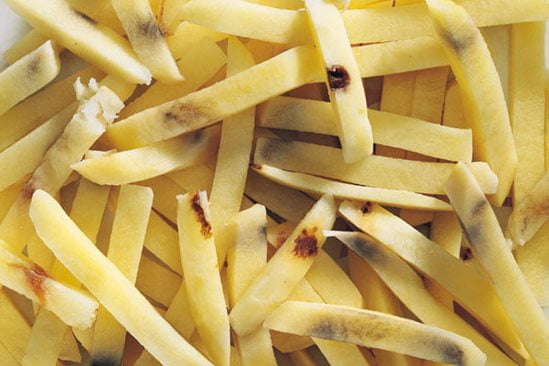
#> input picture fry_set_test1.jpg, 549 x 366 px, given in place of the camera
$ jupyter execute SobelEdgeDetector.ipynb   (older library calls are emulated)
#> lines starting #> are read from the running program, lines starting #| are printed output that depends on the picture
[cell 1]
import cv2
import numpy as np

window_name = ('Sobel Demo - Simple Edge Detector')
scale = 1
delta = 0
"""
The depth of the output image: CV_16S to avoid overflow.
The cv2.CV_64F option is there to experiment with later """
ddepth16 = cv2.CV_16S
ddepth64 = cv2.CV_64F

cap = cv2.VideoCapture(0)

while(1):
    _, frame = cap.read()
#> frame is the input picture: shape (366, 549, 3); mean B, G, R 91.2, 162.5, 193.1

    """GaussianBlur calibration, noise issue compression"""
    frame = cv2.GaussianBlur(frame, (3, 3), 0, cv2.BORDER_DEFAULT);

    # Convert to HSV for simpler calculations
    hsv = cv2.cvtColor(frame, cv2.COLOR_BGR2HSV)
#> hsv: shape (366, 549, 3); mean H, S, V 20.9, 138.5, 193.1

    # Calculation of Sobelx, note kernel=3 which will introduce inaccuracies
    sobelx = cv2.Sobel(frame, ddepth16, 1,0, ksize=3, scale=scale, delta=delta, borderType=cv2.BORDER_DEFAULT)
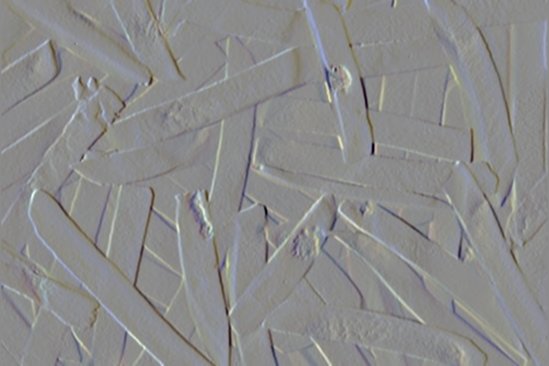
#> sobelx: shape (366, 549, 3) int16; mean B, G, R 0, 0, 0; drawn with min black and max white

    # Calculation of Sobely, note kernel=3 which will introduce inaccuracies
    sobely = cv2.Sobel(frame, ddepth16, 0,1, ksize=3, scale=scale, delta=delta, borderType=cv2.BORDER_DEFAULT)
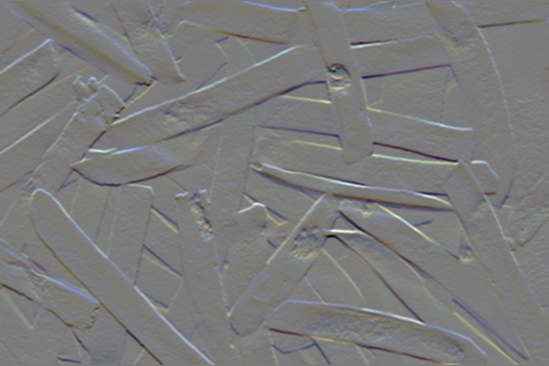
#> sobely: shape (366, 549, 3) int16; mean B, G, R -1, -1.5, -1.3; drawn with min black and max white

    abs_grad_x = cv2.convertScaleAbs(sobelx)
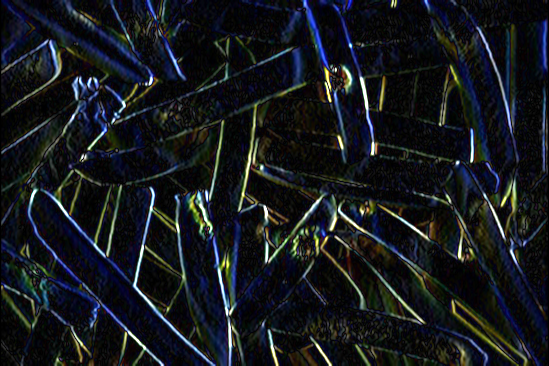
#> abs_grad_x: shape (366, 549, 3); mean B, G, R 29.9, 25.8, 22.5
    abs_grad_y = cv2.convertScaleAbs(sobely)
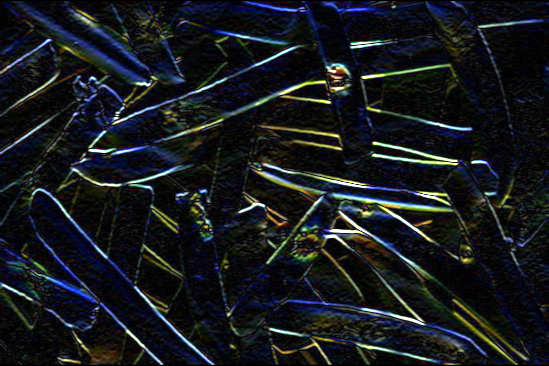
#> abs_grad_y: shape (366, 549, 3); mean B, G, R 31.2, 27.3, 23.9
    grad = cv2.addWeighted(abs_grad_x, 0.5, abs_grad_y, 0.5, 0)
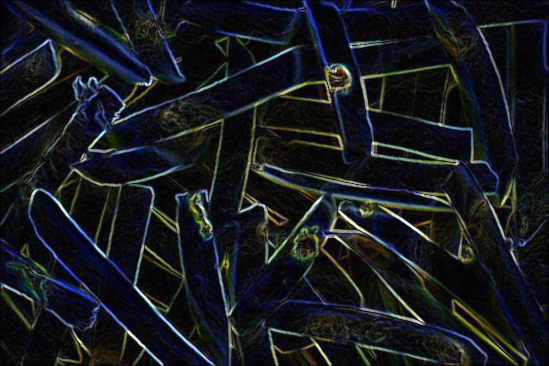
#> grad: shape (366, 549, 3); mean B, G, R 30.6, 26.5, 23.2

    cv2.imshow(window_name, grad)
    #cv2.waitKey(0)

    """Press ESC to end"""
    k = cv2.waitKey(5) & 0xFF
#> (key Esc is pressed here)
    if k == 27:
        break

cv2.destroyAllWindows()
cap.release()

$ run again, on fry_set_train1.jpg
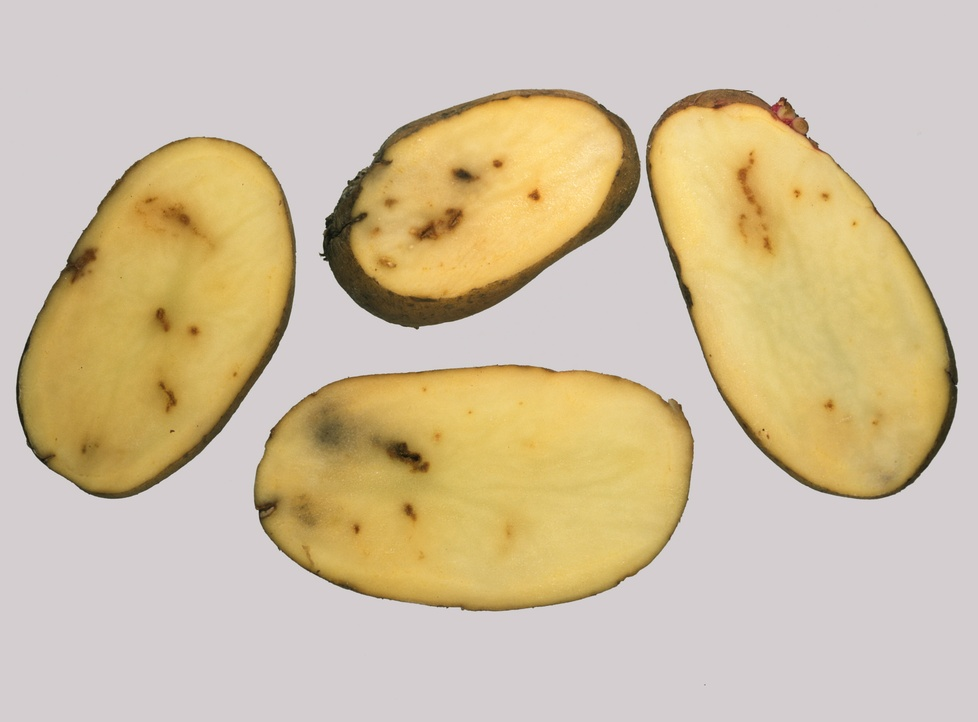
#> input picture fry_set_train1.jpg, 978 x 722 px, shrunk from 2500 x 1846 before the run, given in place of the camera
#> frame is the input picture: shape (722, 978, 3); mean B, G, R 159.6, 190.6, 207.4
#> hsv: shape (722, 978, 3); mean H, S, V 104, 61.9, 207.5
#> `sobely = cv2.Sobel(frame, ddepth16, 0,1, ksize=3, scale=scale, delta=d..`:
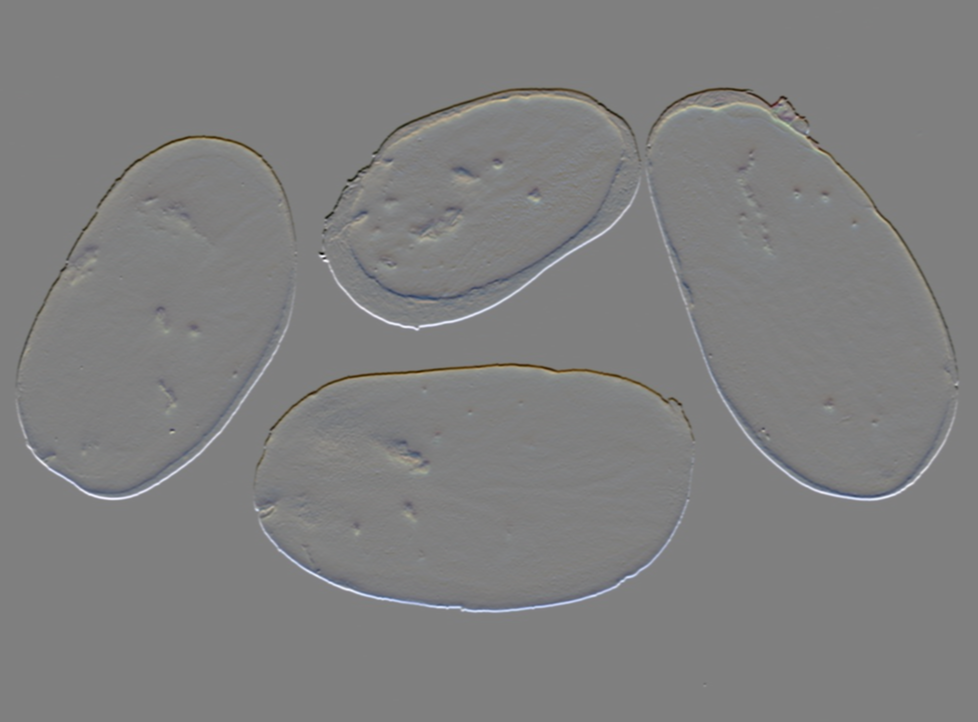
#> sobely: shape (722, 978, 3) int16; mean B, G, R 0, 0, 0; drawn with min black and max white
#> `grad = cv2.addWeighted(abs_grad_x, 0.5, abs_grad_y, 0.5, 0)`:
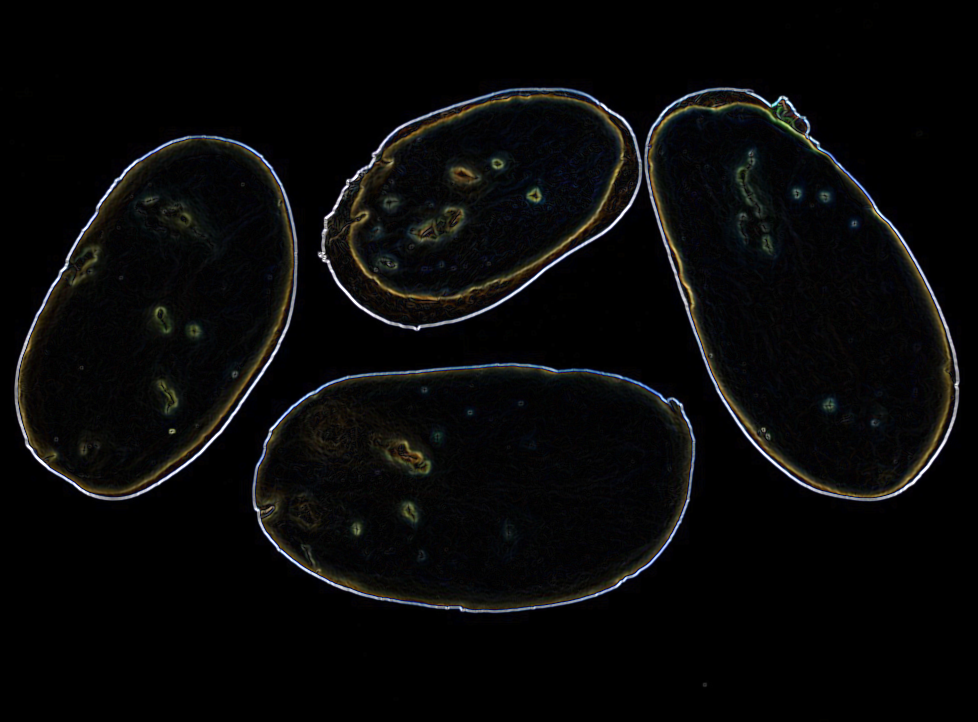
#> grad: shape (722, 978, 3); mean B, G, R 8.7, 8.7, 8.6
